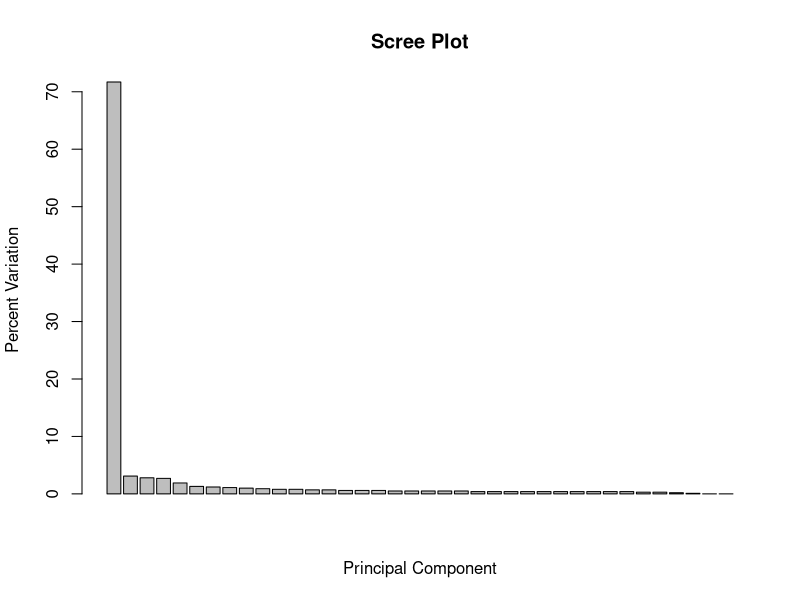
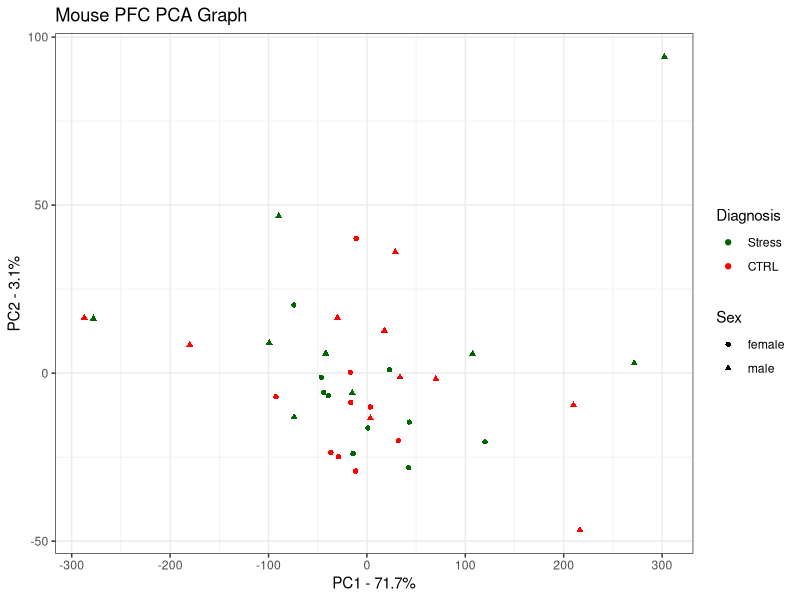

R code for these plots, in order:
library(tidyverse)

#Load Mouse NA metadata:--------------------------------------------------------
PFC_metadata <- read_csv("data/GSE102556-SRA-Mouse-PFC-Metadata.csv")
PFC_count <-
  read_csv("Galaxy Count Matrix Mapped/Mouse PFC/PFC_Mouse_Overall_Mapped_Final.csv") %>%
  column_to_rownames("Geneid")

mask <- rowSums(PFC_count) > 48

PFC_count_filtered <- PFC_count[mask,]

#Select row and gender columns for further analysis
PFC_metadata_truncated <- PFC_metadata %>%
  dplyr::select(Run, gender, Phenotype) %>%
  column_to_rownames("Run") %>%
  as.matrix()

#Extract principal components
pca = prcomp(t(PFC_count_filtered), scale = TRUE)

pca.var <- pca$sdev^2
pca.var.per <- round(pca.var/sum(pca.var)*100, 1)

barplot(pca.var.per, main="Scree Plot", xlab="Principal Component", ylab="Percent Variation")

## now make a fancy looking plot that shows the PCs and the variation:
library(ggplot2)

pca.data <- data.frame(Sample=rownames(pca$x),
                       X=pca$x[,1],
                       Y=pca$x[,2],
                       Sex=PFC_metadata$gender,
                       Diagnosis=PFC_metadata$Phenotype)
pca.data

ggplot(data=pca.data, aes(x=X, y=Y, label=Sample, shape=Sex, color=Diagnosis)) +
  geom_point() +
  #geom_label() +
  xlab(paste("PC1 - ", pca.var.per[1], "%", sep="")) +
  #scale_x_continuous(limits = c(-200, 200)) +
  ylab(paste("PC2 - ", pca.var.per[2], "%", sep="")) +
  theme_bw() +
  ggtitle("Mouse PFC PCA Graph") +
  scale_color_manual(values = c("darkgreen", "red"), breaks = c("Stress", "CTRL"))

## get the name of the top 10 measurements (genes) that contribute
## most to pc1.
loading_scores <- pca$rotation[,1]
gene_scores <- abs(loading_scores) ## get the magnitudes
gene_score_ranked <- sort(gene_scores, decreasing=TRUE)
top_10_genes <- names(gene_score_ranked[1:10])

top_10_genes ## show the names of the top 10 genes

pca$rotation[top_10_genes,1] ## show the scores (and +/- sign)

